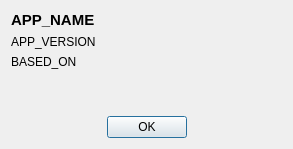
<?xml version="1.0" encoding="UTF-8"?>
<ui version="4.0">
 <class>AboutDialog</class>
 <widget class="QDialog" name="AboutDialog">
  <property name="geometry">
   <rect>
    <x>0</x>
    <y>0</y>
    <width>293</width>
    <height>149</height>
   </rect>
  </property>
  <property name="windowTitle">
   <string>Tentang</string>
  </property>
  <layout class="QVBoxLayout" name="verticalLayout_2" stretch="1,0">
   <item>
    <layout class="QVBoxLayout" name="verticalLayout">
     <item>
      <widget class="QLabel" name="appNameLabel">
       <property name="font">
        <font>
         <pointsize>11</pointsize>
         <bold>true</bold>
        </font>
       </property>
       <property name="text">
        <string>APP_NAME</string>
       </property>
      </widget>
     </item>
     <item>
      <widget class="QLabel" name="appVersionLabel">
       <property name="text">
        <string>APP_VERSION</string>
       </property>
      </widget>
     </item>
     <item>
      <widget class="QLabel" name="qtVersionLabel">
       <property name="text">
        <string>BASED_ON</string>
       </property>
      </widget>
     </item>
     <item>
      <spacer name="verticalSpacer">
       <property name="orientation">
        <enum>Qt::Vertical</enum>
       </property>
       <property name="sizeHint" stdset="0">
        <size>
         <width>20</width>
         <height>40</height>
        </size>
       </property>
      </spacer>
     </item>
    </layout>
   </item>
   <item>
    <layout class="QHBoxLayout" name="horizontalLayout">
     <item>
      <spacer name="horizontalSpacer">
       <property name="orientation">
        <enum>Qt::Horizontal</enum>
       </property>
       <property name="sizeHint" stdset="0">
        <size>
         <width>40</width>
         <height>20</height>
        </size>
       </property>
      </spacer>
     </item>
     <item>
      <widget class="QPushButton" name="okButton">
       <property name="text">
        <string>OK</string>
       </property>
      </widget>
     </item>
     <item>
      <spacer name="horizontalSpacer_2">
       <property name="orientation">
        <enum>Qt::Horizontal</enum>
       </property>
       <property name="sizeHint" stdset="0">
        <size>
         <width>40</width>
         <height>20</height>
        </size>
       </property>
      </spacer>
     </item>
    </layout>
   </item>
  </layout>
 </widget>
 <resources/>
 <connections/>
</ui>
